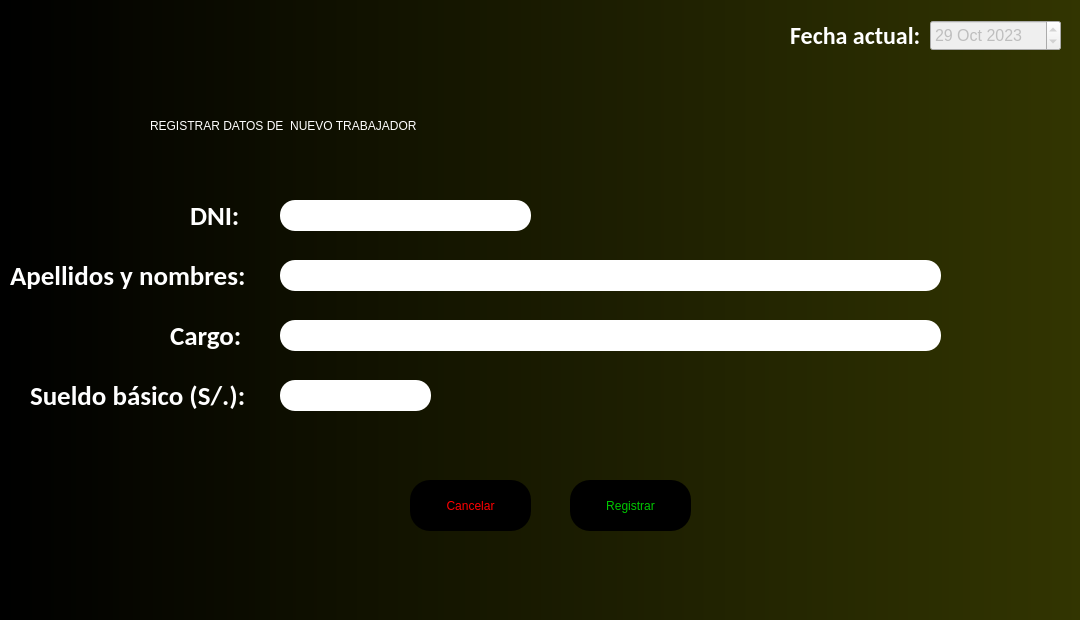
<?xml version="1.0" encoding="UTF-8"?>
<ui version="4.0">
 <class>MainWindow</class>
 <widget class="QMainWindow" name="MainWindow">
  <property name="geometry">
   <rect>
    <x>0</x>
    <y>0</y>
    <width>1080</width>
    <height>620</height>
   </rect>
  </property>
  <property name="minimumSize">
   <size>
    <width>1080</width>
    <height>620</height>
   </size>
  </property>
  <property name="maximumSize">
   <size>
    <width>1080</width>
    <height>620</height>
   </size>
  </property>
  <property name="cursor">
   <cursorShape>ArrowCursor</cursorShape>
  </property>
  <property name="windowTitle">
   <string>Gestión de Sueldos</string>
  </property>
  <property name="styleSheet">
   <string notr="true">QWidget#centralwidget{
background-color: qlineargradient(spread:pad, x1:0, y1:0, x2:1, y2:0, stop:0 rgba(0, 0, 0, 255), stop:1 rgba(50, 53, 1, 255));}</string>
  </property>
  <widget class="QWidget" name="centralwidget">
   <widget class="QLabel" name="label">
    <property name="geometry">
     <rect>
      <x>150</x>
      <y>90</y>
      <width>901</width>
      <height>71</height>
     </rect>
    </property>
    <property name="styleSheet">
     <string notr="true">font: 700 36pt &quot;Calibri&quot;;
color: white;</string>
    </property>
    <property name="text">
     <string>REGISTRAR DATOS DE  NUEVO TRABAJADOR</string>
    </property>
   </widget>
   <widget class="QLabel" name="label_2">
    <property name="geometry">
     <rect>
      <x>790</x>
      <y>0</y>
      <width>141</width>
      <height>71</height>
     </rect>
    </property>
    <property name="font">
     <font>
      <family>Calibri</family>
      <pointsize>18</pointsize>
      <italic>false</italic>
      <bold>true</bold>
     </font>
    </property>
    <property name="styleSheet">
     <string notr="true">QWidget#label_2{
font: 700 18pt &quot;Calibri&quot;;
color: white;}

</string>
    </property>
    <property name="text">
     <string>Fecha actual: </string>
    </property>
   </widget>
   <widget class="QLabel" name="label_3">
    <property name="geometry">
     <rect>
      <x>10</x>
      <y>240</y>
      <width>241</width>
      <height>71</height>
     </rect>
    </property>
    <property name="font">
     <font>
      <family>Calibri</family>
      <pointsize>20</pointsize>
      <italic>false</italic>
      <bold>true</bold>
     </font>
    </property>
    <property name="styleSheet">
     <string notr="true">QWidget#label_3{
font: 700 20pt &quot;Calibri&quot;;
color: white;}


</string>
    </property>
    <property name="text">
     <string>Apellidos y nombres:</string>
    </property>
   </widget>
   <widget class="QLabel" name="label_4">
    <property name="geometry">
     <rect>
      <x>30</x>
      <y>360</y>
      <width>221</width>
      <height>71</height>
     </rect>
    </property>
    <property name="font">
     <font>
      <family>Calibri</family>
      <pointsize>20</pointsize>
      <italic>false</italic>
      <bold>true</bold>
     </font>
    </property>
    <property name="styleSheet">
     <string notr="true">font: 700 20pt &quot;Calibri&quot;;
color: white;</string>
    </property>
    <property name="text">
     <string>Sueldo básico (S/.):</string>
    </property>
   </widget>
   <widget class="QPushButton" name="pushButton_Registrar">
    <property name="geometry">
     <rect>
      <x>570</x>
      <y>480</y>
      <width>121</width>
      <height>51</height>
     </rect>
    </property>
    <property name="cursor">
     <cursorShape>PointingHandCursor</cursorShape>
    </property>
    <property name="autoFillBackground">
     <bool>false</bool>
    </property>
    <property name="styleSheet">
     <string notr="true">font: 700 20pt &quot;Calibri&quot;;
color: rgb(0, 200, 0);
border-radius: 20px;
background-color: rgb(0, 0, 0);</string>
    </property>
    <property name="text">
     <string>Registrar</string>
    </property>
   </widget>
   <widget class="QPushButton" name="pushButton_Cancelar">
    <property name="geometry">
     <rect>
      <x>410</x>
      <y>480</y>
      <width>121</width>
      <height>51</height>
     </rect>
    </property>
    <property name="cursor">
     <cursorShape>PointingHandCursor</cursorShape>
    </property>
    <property name="autoFillBackground">
     <bool>false</bool>
    </property>
    <property name="styleSheet">
     <string notr="true">font: 700 20pt &quot;Calibri&quot;;
color: rgb(255, 0, 0);;
border-radius: 20px;
background-color: rgb(0, 0, 0);</string>
    </property>
    <property name="text">
     <string>Cancelar</string>
    </property>
   </widget>
   <widget class="QDateEdit" name="dateEditFechaActual">
    <property name="enabled">
     <bool>false</bool>
    </property>
    <property name="geometry">
     <rect>
      <x>930</x>
      <y>20</y>
      <width>131</width>
      <height>31</height>
     </rect>
    </property>
    <property name="font">
     <font>
      <pointsize>12</pointsize>
     </font>
    </property>
    <property name="cursor">
     <cursorShape>ArrowCursor</cursorShape>
    </property>
    <property name="mouseTracking">
     <bool>false</bool>
    </property>
    <property name="dateTime">
     <datetime>
      <hour>7</hour>
      <minute>0</minute>
      <second>0</second>
      <year>2023</year>
      <month>10</month>
      <day>29</day>
     </datetime>
    </property>
   </widget>
   <widget class="QLabel" name="label_6">
    <property name="geometry">
     <rect>
      <x>190</x>
      <y>180</y>
      <width>51</width>
      <height>71</height>
     </rect>
    </property>
    <property name="font">
     <font>
      <family>Calibri</family>
      <pointsize>20</pointsize>
      <italic>false</italic>
      <bold>true</bold>
     </font>
    </property>
    <property name="styleSheet">
     <string notr="true">font: 700 20pt &quot;Calibri&quot;;
color: white;
</string>
    </property>
    <property name="text">
     <string>DNI: </string>
    </property>
   </widget>
   <widget class="QLabel" name="label_5">
    <property name="geometry">
     <rect>
      <x>170</x>
      <y>300</y>
      <width>81</width>
      <height>71</height>
     </rect>
    </property>
    <property name="font">
     <font>
      <family>Calibri</family>
      <pointsize>20</pointsize>
      <italic>false</italic>
      <bold>true</bold>
     </font>
    </property>
    <property name="styleSheet">
     <string notr="true">font: 700 20pt &quot;Calibri&quot;;
color: white;</string>
    </property>
    <property name="text">
     <string>Cargo:</string>
    </property>
   </widget>
   <widget class="QGroupBox" name="groupBox">
    <property name="geometry">
     <rect>
      <x>270</x>
      <y>200</y>
      <width>681</width>
      <height>221</height>
     </rect>
    </property>
    <property name="styleSheet">
     <string notr="true">border: transparent;
</string>
    </property>
    <property name="title">
     <string/>
    </property>
    <widget class="QLineEdit" name="inputDNI">
     <property name="geometry">
      <rect>
       <x>10</x>
       <y>0</y>
       <width>251</width>
       <height>31</height>
      </rect>
     </property>
     <property name="styleSheet">
      <string notr="true">font: 500 15pt &quot;Calibri&quot;;
color: black;
border-radius: 15px;
</string>
     </property>
     <property name="text">
      <string/>
     </property>
     <property name="maxLength">
      <number>11</number>
     </property>
     <property name="frame">
      <bool>true</bool>
     </property>
    </widget>
    <widget class="QLineEdit" name="inputNombres">
     <property name="geometry">
      <rect>
       <x>10</x>
       <y>60</y>
       <width>661</width>
       <height>31</height>
      </rect>
     </property>
     <property name="styleSheet">
      <string notr="true">font: 500 15pt &quot;Calibri&quot;;
color: black;
border-radius: 15px;
</string>
     </property>
     <property name="text">
      <string/>
     </property>
     <property name="maxLength">
      <number>60</number>
     </property>
    </widget>
    <widget class="QLineEdit" name="inputCargo">
     <property name="geometry">
      <rect>
       <x>10</x>
       <y>120</y>
       <width>661</width>
       <height>31</height>
      </rect>
     </property>
     <property name="styleSheet">
      <string notr="true">font: 500 15pt &quot;Calibri&quot;;
color: black;
border-radius: 15px;
</string>
     </property>
     <property name="text">
      <string/>
     </property>
     <property name="maxLength">
      <number>150</number>
     </property>
    </widget>
    <widget class="QLineEdit" name="inputSueldoBasico">
     <property name="geometry">
      <rect>
       <x>10</x>
       <y>180</y>
       <width>151</width>
       <height>31</height>
      </rect>
     </property>
     <property name="styleSheet">
      <string notr="true">font: 500 15pt &quot;Calibri&quot;;
color: black;
border-radius: 15px;
</string>
     </property>
     <property name="text">
      <string/>
     </property>
     <property name="maxLength">
      <number>5</number>
     </property>
    </widget>
   </widget>
   <zorder>groupBox</zorder>
   <zorder>label</zorder>
   <zorder>label_2</zorder>
   <zorder>label_3</zorder>
   <zorder>label_4</zorder>
   <zorder>pushButton_Registrar</zorder>
   <zorder>pushButton_Cancelar</zorder>
   <zorder>dateEditFechaActual</zorder>
   <zorder>label_6</zorder>
   <zorder>label_5</zorder>
  </widget>
  <widget class="QMenuBar" name="menubar">
   <property name="geometry">
    <rect>
     <x>0</x>
     <y>0</y>
     <width>1080</width>
     <height>22</height>
    </rect>
   </property>
  </widget>
 </widget>
 <resources/>
 <connections/>
</ui>
